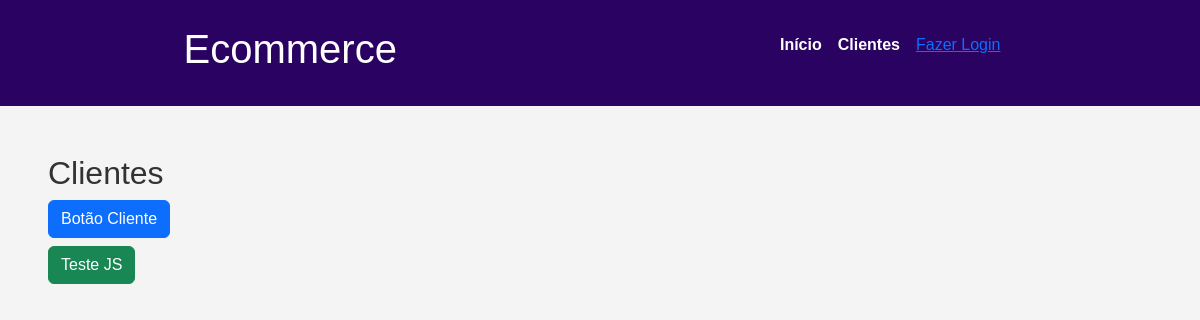
/clientes/, run on an earlier commit of the app's database.
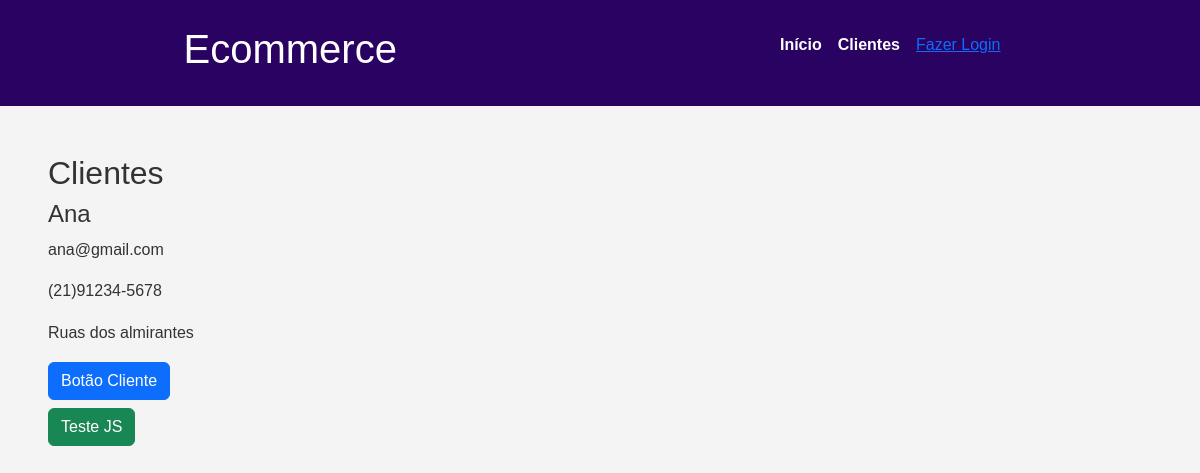
And on a later commit of the database.
### clientes/models.py (models this page shows, shortened)
class Cliente(models.Model):
    nome = models.CharField(max_length=100)
    email = models.EmailField()
    telefone = models.CharField(max_length=20)
    endereco = models.TextField()

### clientes/views.py (the view)
# urls.py: path('', views.clientes_view, name='clientes'),
def clientes_view(request):
    clientes = Cliente.objects.all()
    return render(request, 'clientes/index.html', {'clientes': clientes})

### clientes/templates/clientes/index.html (shortened to what this page needs)
{% extends 'base.html' %}
{% block content %}
    <h2>Clientes</h2>
    <div>
        {% for cliente in clientes %}
            <h4>{{ cliente.nome }}</h4>
            <p>{{ cliente.email }}</p>
            <p>{{ cliente.telefone }}</p>
            <p>{{ cliente.endereco }}</p>
        {% endfor %}
        <button id="id-cliente" class="btn btn-primary mb-2">Botão Cliente</button>
    </div>
{% endblock %}

What changed in the data, as far as the page shows it:
added Cliente: nome "Ana", email "ana@gmail.com", telefone "(21)91234-5678", endereco "Ruas dos almirantes"
